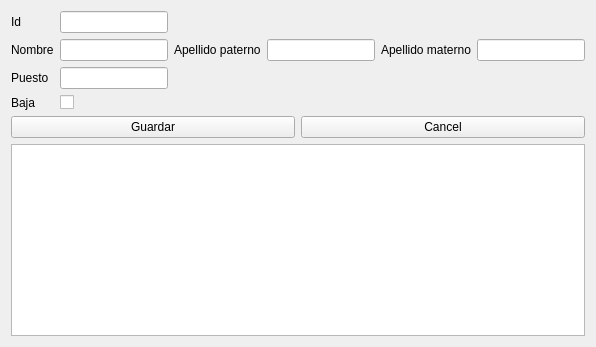
<?xml version="1.0" encoding="UTF-8"?>
<ui version="4.0">
 <class>RecursoForm</class>
 
 <!-- Ventana con centralizado -->
  <widget class="QWidget" name="centralWidget">
   <layout class="QVBoxLayout" name="main_layout">


    <!-- Fila 1: Id -->
    <item>
    <layout class="QGridLayout" name="gridLayout">
        
     <item row="0" column="0">
      <widget class="QLabel" name="label_id">
       <property name="text">
        <string>Id</string>
       </property>
       
       <property name="sizePolicy">
        <sizepolicy hsizetype="Fixed" vsizetype="Preferred">
         <horstretch>1</horstretch>
         <verstretch>1</verstretch>
        </sizepolicy>
       </property>

      </widget>
     </item>
     
     <item row="0" column="1">
      <widget class="QLineEdit" name="entry_id"/>
     </item>

     <!-- Fila 2: Nombre Apellido Paterno y Materno -->        
     <item row="1" column="0">
      <widget class="QLabel" name="label_name">
       <property name="text">
        <string>Nombre</string>
       </property>
      </widget>
     </item>
     
     <item row="1" column="1">
      <widget class="QLineEdit" name="entry_name"/>
     </item>
     
     <!-- Apellido paterno -->
     <item row="1" column="2">
      <widget class="QLabel" name="label_paternal_surname">
       <property name="text">
        <string>Apellido paterno</string>
       </property>
      </widget>
     </item>
     
     <item row="1" column="3">
      <widget class="QLineEdit" name="entry_paternal_surname"/>
     </item>
     
     <!-- Apellido materno -->
     <item row="1" column="4">
      <widget class="QLabel" name="label_maternal_surname">
       <property name="text">
        <string>Apellido materno</string>
       </property>
      </widget>
     </item>
     
     <item row="1" column="5">
      <widget class="QLineEdit" name="entry_maternal_surname"/>
     </item>
    
    
     <!-- Fila 3: Puesto -->
     <item row="2" column="0">

      <widget class="QLabel" name="label_position">

       <property name="text">
        <string>Puesto</string>
       </property>

      </widget>

     </item>
     
     <item row="2" column="1">
      <widget class="QLineEdit" name="entry_position">

      </widget>
     </item>
    



     <!-- Fila 4: Baja Checkbox -->
     <item row="3" column="0">
      <widget class="QLabel" name="label_soft_delete">
       <property name="text">
        <string>Baja</string>
       </property>
      </widget>
     </item>
     
     <item row="3" column="1">
      <widget class="QCheckBox" name="checkbox_soft_delete">
      </widget>
     </item>

    </layout>
    </item>
    
    
    
    
    <!-- Insertar y actualizar -->
    <item>
    <layout class="QHBoxLayout">
     <item>
      <widget class="QPushButton" name="button_save">
       <property name="text">
        <string>Guardar</string>
       </property>
      </widget>
     </item>
     
     <item>
      <widget class="QPushButton" name="button_cancel">
       <property name="text"><string>Cancel</string></property>
      </widget>
     </item>

    </layout>
    </item>
    
    
    
    
    <!-- Tabla -->
    <item>
     <widget class="QTableWidget" name="table">
     </widget>
    </item>
    
   </layout>
  </widget> <!-- Central widget para centrar todo -->

 <resources/>
 <connections/>
</ui>
